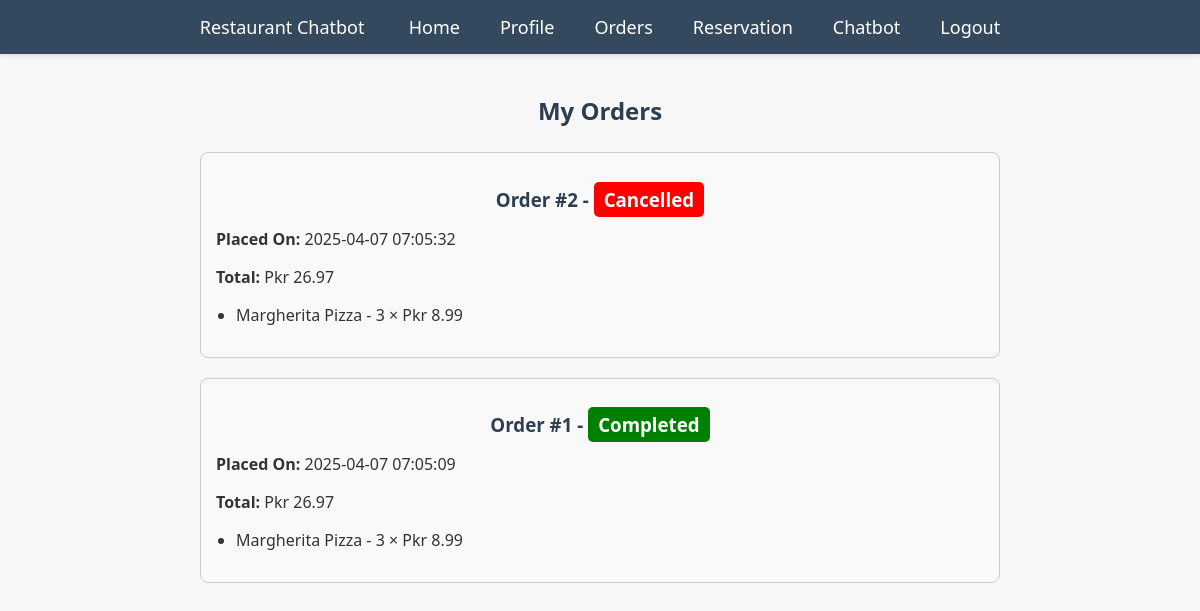
Page /my_orders.php (signed in) on the committed database.
### tables this page shows
CREATE TABLE `order_items` (
  `id` int(11) NOT NULL,
  `order_id` int(11) NOT NULL,
  `menu_item_id` int(11) NOT NULL,
  `quantity` int(11) NOT NULL,
  `price_each` decimal(8,2) NOT NULL
);

CREATE TABLE `orders` (
  `id` int(11) NOT NULL,
  `user_id` int(11) NOT NULL,
  `total_amount` decimal(10,2) NOT NULL,
  `status` enum('pending','preparing','completed','cancelled') DEFAULT 'pending',
  `created_at` timestamp NOT NULL DEFAULT current_timestamp()
);

### my_orders.php (the view, shortened to what this page needs)
<?php
include('config.php');
$user_id = $_SESSION["user_id"];
$sql = "
SELECT
    o.id AS order_id,
    o.total_amount,
    o.status,
    o.created_at,
    oi.quantity,
    oi.price_each,
    m.item_name
FROM orders o
JOIN order_items oi ON o.id = oi.order_id
JOIN menu m ON oi.menu_item_id = m.id
WHERE o.user_id = $user_id
ORDER BY o.created_at DESC";
$result = mysqli_query($conn, $sql);
$orders = [];
while ($row = mysqli_fetch_assoc($result)) {
    $orders[$row['order_id']]['total_amount'] = $row['total_amount'];
    $orders[$row['order_id']]['status'] = $row['status'];
    $orders[$row['order_id']]['created_at'] = $row['created_at'];
    $orders[$row['order_id']]['items'][] = [
        'item_name' => $row['item_name'],
        'quantity' => $row['quantity'],
        'price_each' => $row['price_each']
    ];
}
function getStatusColor($status) {
    switch ($status) {
        case 'completed':
            return 'green';
        case 'cancelled':
            return 'red';
    }
}
?>
<!DOCTYPE html>
<html lang="en">
<head>
    <link rel="stylesheet" href="./CSS/style.css">
</head>
<body>
<?php include('navbar.php'); ?>
<div style="max-width: 800px; margin: auto; padding: 20px;">
    <h2>My Orders</h2>
    <?php if (empty($orders)) : ?>
        <p>You haven't placed any orders yet.</p>
    <?php else : ?>
        <?php foreach ($orders as $order_id => $order) : ?>
            <div class="order-box">
                <h3>Order #<?php echo $order_id; ?> -
                    <span class="status" style="background-color: <?php echo getStatusColor($order['status']); ?>;">
                        <?php echo ucfirst($order['status']); ?>
                    </span>
                </h3>
                <p><strong>Placed On:</strong> <?php echo $order['created_at']; ?></p>
                <p><strong>Total:</strong> Pkr <?php echo number_format($order['total_amount'], 2); ?></p>
                <ul>
                    <?php foreach ($order['items'] as $item) : ?>
                        <li>
                            <?php echo $item['item_name']; ?> -
                            <?php echo $item['quantity']; ?> ×
                            Pkr <?php echo number_format($item['price_each'], 2); ?>
                        </li>
                    <?php endforeach; ?>
                </ul>
            </div>
        <?php endforeach; ?>
    <?php endif; ?>
</div>
</body>
</html>

### CSS/style.css (style rules this page uses)
body { font-family: 'Segoe UI', Tahoma, Geneva, Verdana, sans-serif; margin: 0; padding: 0; background-color: #f7f7f7; color: #333; }
h1,h2,h3,h4 { text-align: center; color: #2c3e50; margin-bottom: 25px; }

### my_orders.php (style rules this page uses)
.order-box { border: 1px solid #ccc; margin-bottom: 20px; padding: 15px; border-radius: 8px; background-color: #f9f9f9; }
.order-box h3 { margin-bottom: 10px; }
.order-box ul { padding-left: 20px; }
.order-box ul li { margin-bottom: 5px; }
.status { font-weight: bold; padding: 5px 10px; border-radius: 5px; color: white; }

### rows in the picture
order_items: order_id "2", order.status "Cancelled", order.created_at "2025-04-07 07:05:32", order.total_amount "26.97", item_name "Margherita Pizza", quantity "3", price_each "8.99"
order_items: order_id "1", order.status "Completed", order.created_at "2025-04-07 07:05:09", order.total_amount "26.97", item_name "Margherita Pizza", quantity "3", price_each "8.99"
